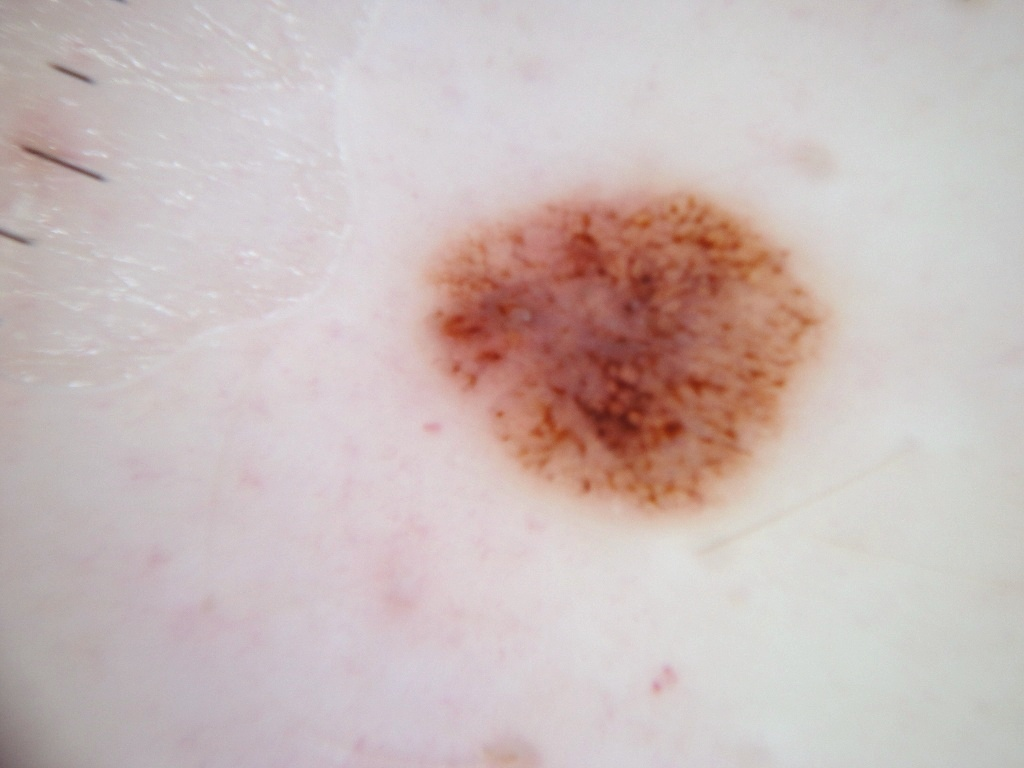
#> input picture Assignments/ML/train_images/SL_001.jpg, 1024 x 768 px; its folder holds 4 pictures in this run
$ jupyter execute SVM_RF.ipynb   (older library calls are emulated)
#> lines starting #> are read from the running program, lines starting #| are printed output that depends on the picture
[cell 1]
import numpy as np
import cv2
import pandas as pd

import pickle
from matplotlib import pyplot as pyplot
import os

1. Read Training Images

[cell 2]
image_dataset=pd.DataFrame(columns=["Image_Name","Pixel_Values"])

img_path = "train_images/"
for img_name in sorted(os.listdir(img_path)):
    print(img_name)

    #df=pd.DataFrame()
    #df["Image_Name"] = img_name

    input_img=cv2.imread(img_path+img_name)
#> input_img is the input picture: shape (768, 1024, 3); mean B, G, R 186.1, 187.9, 202.4

    #Check if the image is RGB or grey and convert to grey if they are RGB
    if input_img.ndim==3 and input_img.shape[-1]==3:
        img=cv2.cvtColor(input_img,cv2.COLOR_RGB2GRAY)
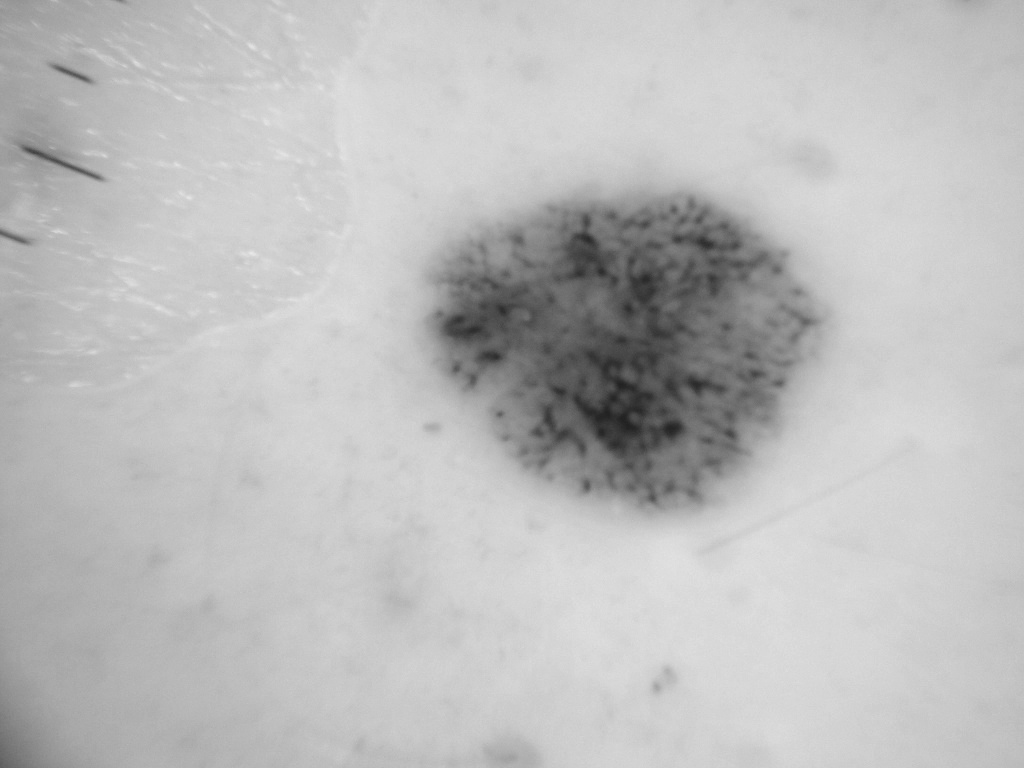
#> img: shape (768, 1024); min 33, max 233, mean 189.1
    elif input_img.dim==2:
        img=input_img
    else:
        raise Exception("Only work with RGB and grayscale images")

    ###################################################################################################################################
    # Add data into the dataframe
    # The first feature is the pixel values

    pixel_values=img.reshape(-1)
    #df["Pixel_Values"] = pixel_values
    new_row={"Image_Name":img_name,"Pixel_Values":pixel_values}
    image_dataset=pd.concat([image_dataset,pd.DataFrame([new_row])],ignore_index=True)
#> image_dataset = table of 1 rows and 2 columns
#> pass 2 of the loop `for img_name in sorted(os.listdir(img_path)):`:
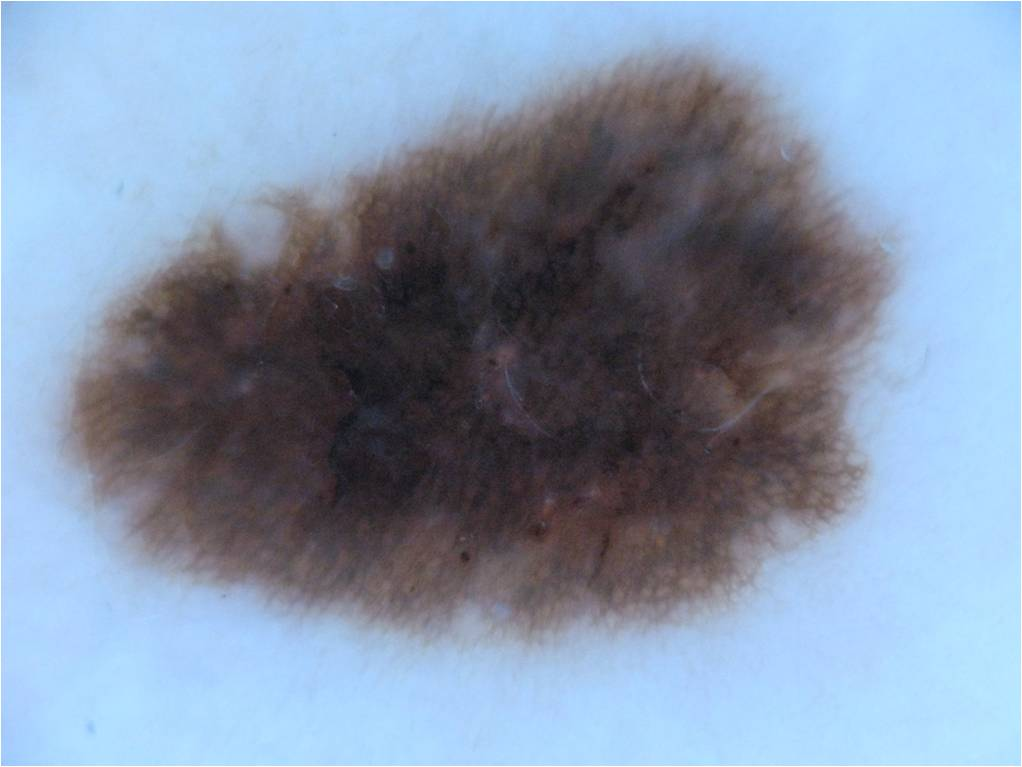
#> input picture Assignments/ML/train_images/SL_002.jpg, 1022 x 767 px
#> input_img is the input picture: shape (767, 1022, 3); mean B, G, R 170.7, 148.4, 131.9
#> `img=cv2.cvtColor(input_img,cv2.COLOR_RGB2GRAY)`:
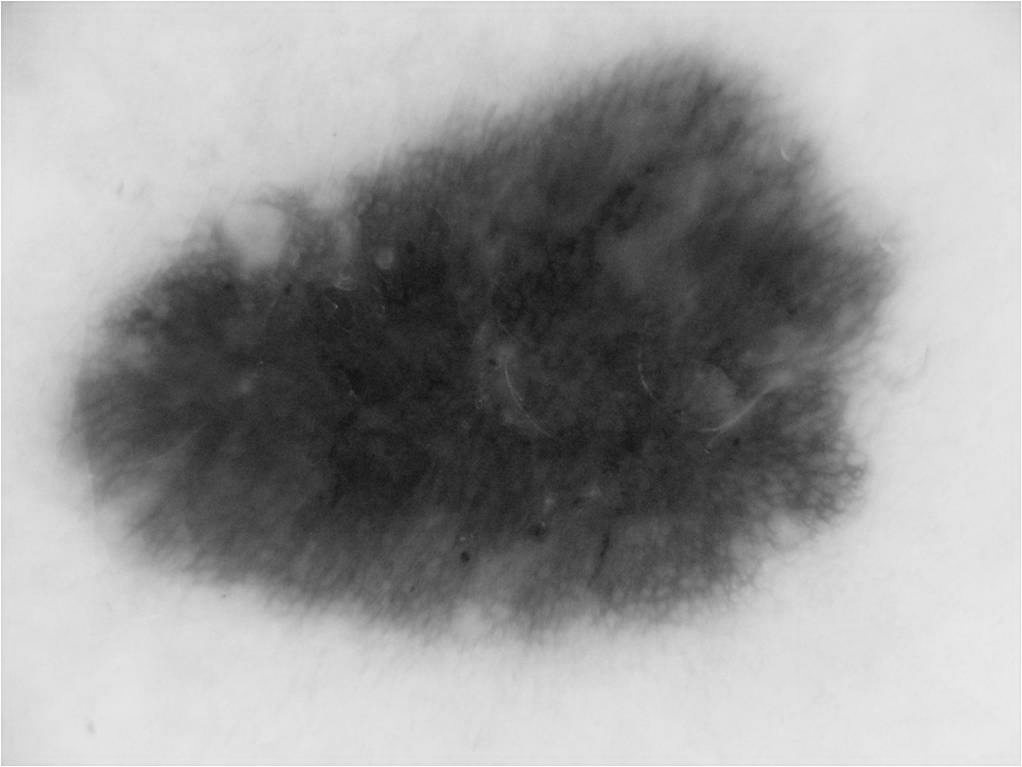
#> img: shape (767, 1022); min 18, max 254, mean 153.2
#> `image_dataset=pd.concat([image_dataset,pd.DataFrame([new_row])],ignore..`: image_dataset = table of 2 rows and 2 columns
#> pass 3 of the loop `for img_name in sorted(os.listdir(img_path)):`:
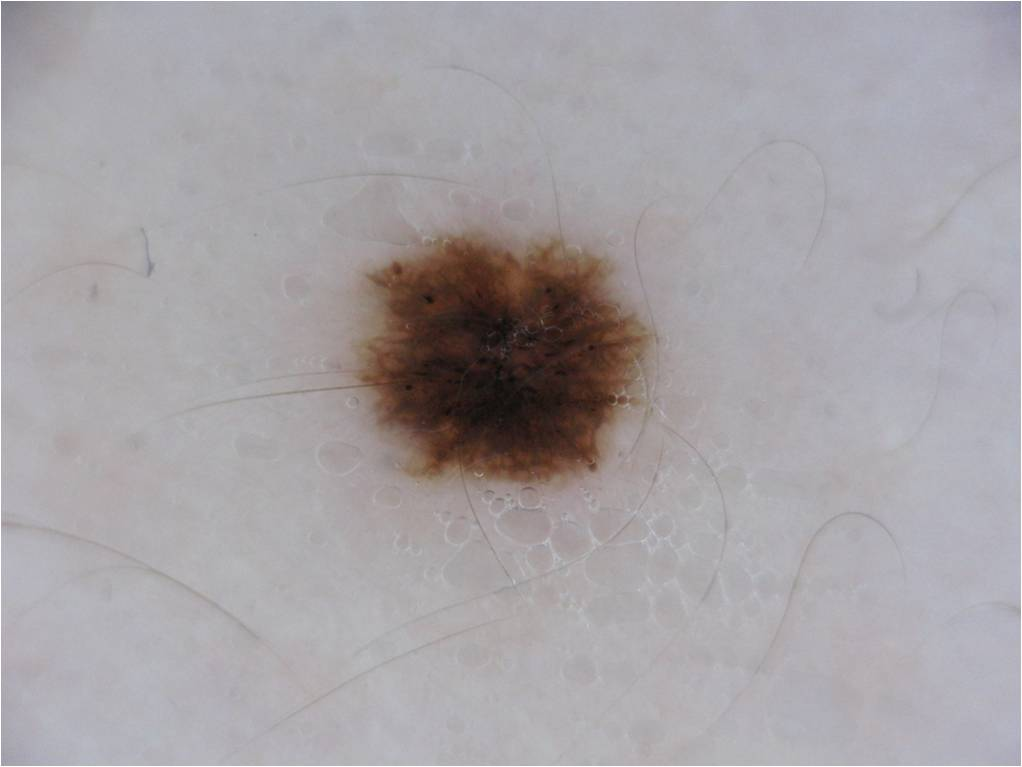
#> input picture Assignments/ML/train_images/SL_003.jpg, 1022 x 767 px
#> input_img is the input picture: shape (767, 1022, 3); mean B, G, R 165.7, 162.1, 166.3
#> `img=cv2.cvtColor(input_img,cv2.COLOR_RGB2GRAY)`:
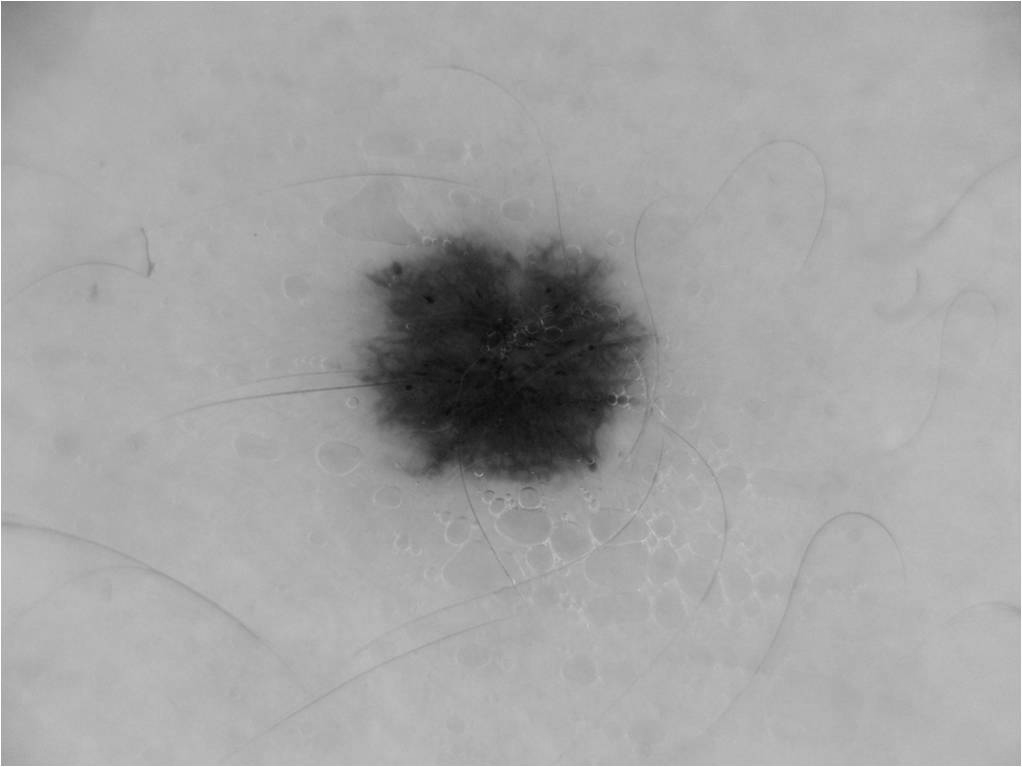
#> img: shape (767, 1022); min 9, max 255, mean 163.7
#> `image_dataset=pd.concat([image_dataset,pd.DataFrame([new_row])],ignore..`: image_dataset = table of 3 rows and 2 columns
#> the loop made 4 passes; the first 3 are shown

2. Generate Gabor Features

[cell 3]
gabor_df=pd.DataFrame()
#> gabor_df = table of 0 rows and 0 columns
gabor_df["Image_Name"]=''
for index,row in image_dataset.iterrows():

    img_path = "train_images/"
    img=cv2.imread(img_path+row["Image_Name"])

    num=1
    kernels=[]
    filtered_img_arr=[row["Image_Name"]]
#> filtered_img_arr = ['SL_001.jpg']

    for theta in range(2):
        theta = theta/4. *np.pi
        for sigma in (1,3):
            for lamda in np.arange(0,np.pi,np.pi/4):
                for gamma in (0.005,0.5):
                    gabor_label = 'Gabor'+str(num) #Label Gabor columns as Gabor1, Gabor2...
                    if gabor_label not in gabor_df.columns:
                        gabor_df[gabor_label]=''
                    ksize=9
                    kernel = cv2.getGaborKernel((ksize,ksize),sigma,theta,lamda,gamma,0,ktype=cv2.CV_32F)
                    kernels.append(kernel)

                    #Filter image and add values to the column
                    fimg=cv2.filter2D(img,cv2.CV_8UC3,kernel)
                    filtered_img=fimg.reshape(-1)
                    #row[gabor_label]=filtered_img
                    filtered_img_arr.append(filtered_img)
                    print(gabor_label,': theta=',theta,': sigma=',sigma,': lamda=',lamda,': gamma=',gamma)
                    num+=1
#> after the loop, filtered_img_arr = 33 items; kernels = 32 items; num = 33

    gabor_df.loc[len(gabor_df)]=filtered_img_arr
#> pass 2 of the loop `for index,row in image_dataset.iterrows():`:
#> `filtered_img_arr=[row["Image_Name"]]`: filtered_img_arr = ['SL_002.jpg']
#> after the loop `for theta in range(2):`: filtered_img_arr = 33 items; num = 33
#> pass 3 of the loop `for index,row in image_dataset.iterrows():`:
#> `filtered_img_arr=[row["Image_Name"]]`: filtered_img_arr = ['SL_003.jpg']
#> after the loop `for theta in range(2):`: filtered_img_arr = 33 items; num = 33
#> the loop made 4 passes; the first 3 are shown

image_dataset=image_dataset.merge(gabor_df,how='left',on='Image_Name')
#> image_dataset = table of 4 rows and 34 columns
